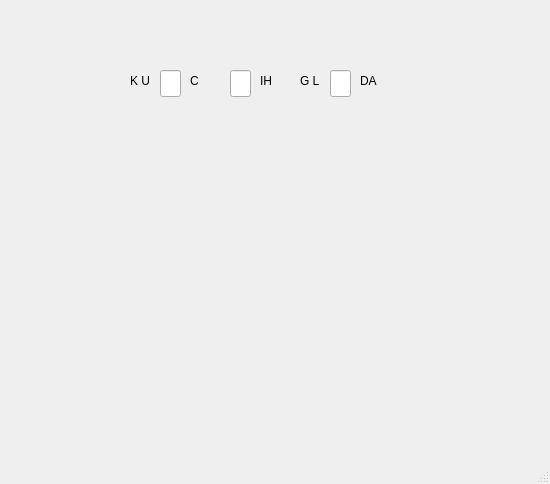
<?xml version="1.0" encoding="UTF-8"?>
<ui version="4.0">
 <class>MainWindow</class>
 <widget class="QMainWindow" name="MainWindow">
  <property name="geometry">
   <rect>
    <x>0</x>
    <y>0</y>
    <width>550</width>
    <height>484</height>
   </rect>
  </property>
  <property name="windowTitle">
   <string>MainWindow</string>
  </property>
  <widget class="QWidget" name="centralwidget">
   <widget class="QLabel" name="label_2">
    <property name="geometry">
     <rect>
      <x>130</x>
      <y>60</y>
      <width>31</width>
      <height>41</height>
     </rect>
    </property>
    <property name="text">
     <string>K U</string>
    </property>
   </widget>
   <widget class="QLabel" name="label_3">
    <property name="geometry">
     <rect>
      <x>190</x>
      <y>60</y>
      <width>31</width>
      <height>41</height>
     </rect>
    </property>
    <property name="text">
     <string>C</string>
    </property>
   </widget>
   <widget class="QLineEdit" name="R">
    <property name="geometry">
     <rect>
      <x>160</x>
      <y>70</y>
      <width>21</width>
      <height>27</height>
     </rect>
    </property>
   </widget>
   <widget class="QLineEdit" name="J">
    <property name="geometry">
     <rect>
      <x>230</x>
      <y>70</y>
      <width>21</width>
      <height>27</height>
     </rect>
    </property>
   </widget>
   <widget class="QLabel" name="label_4">
    <property name="geometry">
     <rect>
      <x>260</x>
      <y>70</y>
      <width>21</width>
      <height>21</height>
     </rect>
    </property>
    <property name="text">
     <string>IH</string>
    </property>
   </widget>
   <widget class="QLabel" name="label_6">
    <property name="geometry">
     <rect>
      <x>300</x>
      <y>70</y>
      <width>31</width>
      <height>21</height>
     </rect>
    </property>
    <property name="text">
     <string>G L  </string>
    </property>
   </widget>
   <widget class="QLineEdit" name="E">
    <property name="geometry">
     <rect>
      <x>330</x>
      <y>70</y>
      <width>21</width>
      <height>27</height>
     </rect>
    </property>
   </widget>
   <widget class="QLabel" name="label_7">
    <property name="geometry">
     <rect>
      <x>360</x>
      <y>70</y>
      <width>21</width>
      <height>21</height>
     </rect>
    </property>
    <property name="text">
     <string>DA</string>
    </property>
   </widget>
   <widget class="KPixmapRegionSelectorWidget" name="Image">
    <property name="geometry">
     <rect>
      <x>190</x>
      <y>200</y>
      <width>281</width>
      <height>181</height>
     </rect>
    </property>
   </widget>
  </widget>
  <widget class="QMenuBar" name="menubar">
   <property name="geometry">
    <rect>
     <x>0</x>
     <y>0</y>
     <width>550</width>
     <height>25</height>
    </rect>
   </property>
  </widget>
  <widget class="QStatusBar" name="statusbar"/>
 </widget>
 <customwidgets>
  <customwidget>
   <class>KPixmapRegionSelectorWidget</class>
   <extends>QWidget</extends>
   <header>kpixmapregionselectorwidget.h</header>
  </customwidget>
 </customwidgets>
 <resources/>
 <connections/>
</ui>
